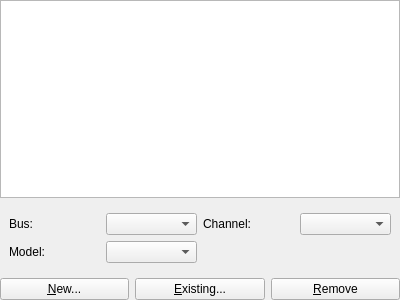
<?xml version="1.0" encoding="UTF-8"?>
<ui version="4.0">
 <class>SettingsHarddisks</class>
 <widget class="QWidget" name="SettingsHarddisks">
  <property name="geometry">
   <rect>
    <x>0</x>
    <y>0</y>
    <width>400</width>
    <height>300</height>
   </rect>
  </property>
  <property name="windowTitle">
   <string>Form</string>
  </property>
  <layout class="QVBoxLayout" name="verticalLayout">
   <property name="leftMargin">
    <number>0</number>
   </property>
   <property name="topMargin">
    <number>0</number>
   </property>
   <property name="rightMargin">
    <number>0</number>
   </property>
   <property name="bottomMargin">
    <number>0</number>
   </property>
   <item>
    <widget class="QTableView" name="tableView">
     <property name="editTriggers">
      <set>QAbstractItemView::NoEditTriggers</set>
     </property>
     <property name="selectionMode">
      <enum>QAbstractItemView::SingleSelection</enum>
     </property>
     <property name="selectionBehavior">
      <enum>QAbstractItemView::SelectRows</enum>
     </property>
     <property name="showGrid">
      <bool>false</bool>
     </property>
     <attribute name="verticalHeaderVisible">
      <bool>false</bool>
     </attribute>
    </widget>
   </item>
   <item>
   <widget class="QWidget" name="hdControls" native="true">
     <layout class="QGridLayout" name="gridLayout">
      <item row="0" column="0">
       <widget class="QLabel" name="labelBus">
        <property name="text">
         <string>Bus:</string>
        </property>
       </widget>
      </item>
      <item row="0" column="1">
       <widget class="QComboBox" name="comboBoxBus">
        <property name="maxVisibleItems">
         <number>30</number>
        </property>
       </widget>
      </item>
      <item row="0" column="2">
       <widget class="QLabel" name="labelChannel">
        <property name="text">
         <string>Channel:</string>
        </property>
       </widget>
      </item>
      <item row="0" column="3">
       <widget class="QComboBox" name="comboBoxChannel">
        <property name="maxVisibleItems">
         <number>30</number>
        </property>
       </widget>
      </item>
      <item row="1" column="0">
       <widget class="QLabel" name="labelSpeed">
        <property name="text">
         <string>Model:</string>
        </property>
       </widget>
      </item>
      <item row="1" column="1">
      <widget class="QComboBox" name="comboBoxSpeed">
        <property name="maxVisibleItems">
         <number>30</number>
        </property>
       </widget>
      </item>
      
     </layout>
    </widget>
   </item>
   <item>
    <layout class="QHBoxLayout" name="horizontalLayout">
     <item>
      <widget class="QPushButton" name="pushButtonNew">
       <property name="text">
        <string>&amp;New...</string>
       </property>
      </widget>
     </item>
     <item>
      <widget class="QPushButton" name="pushButtonExisting">
       <property name="text">
        <string>&amp;Existing...</string>
       </property>
      </widget>
     </item>
     <item>
      <widget class="QPushButton" name="pushButtonRemove">
       <property name="text">
        <string>&amp;Remove</string>
       </property>
      </widget>
     </item>
    </layout>
   </item>
  </layout>
 </widget>
 <resources/>
 <connections/>
</ui>
